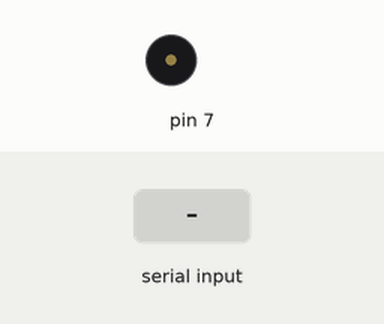
Simulated run of this sketch. Board: Arduino Uno, built with avr-gcc and run on an emulated ATmega328P. Parts: buzzer (waves = sounding). The test bench sets the inputs (shaded band).

Above: at 1.2 s.
1.3 s: "90,45\n" received over Serial
At 1.4 s:
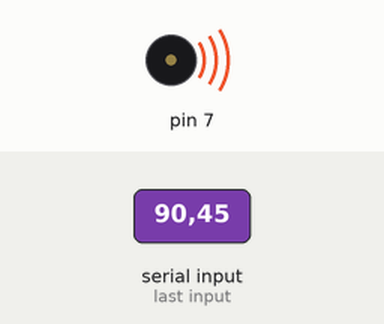
Timing chart, 0 to 4.3 s (numbered marks = the images above; inputs shaded):
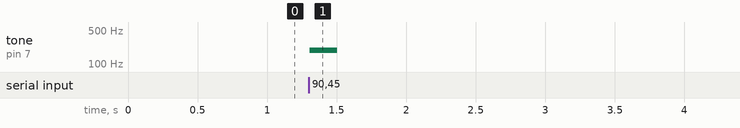

The sketch:

USB_serial_com_Buzzer.ino
```cpp
int notes[] = {0, 262, 294, 330, 349, 392, 440, 494};

void setup() {
    Serial.begin(9600);
    pinMode(7, OUTPUT);
}

void loop() {
    while(Serial.available()) {
        int value = Serial.parseInt();
        tone(7, notes[value], 200);
    }
}
```

Measured:
- after the input at 1.3 s, tone on pin 7: silent → 193 Hz at once, → silent 0.20 s later
